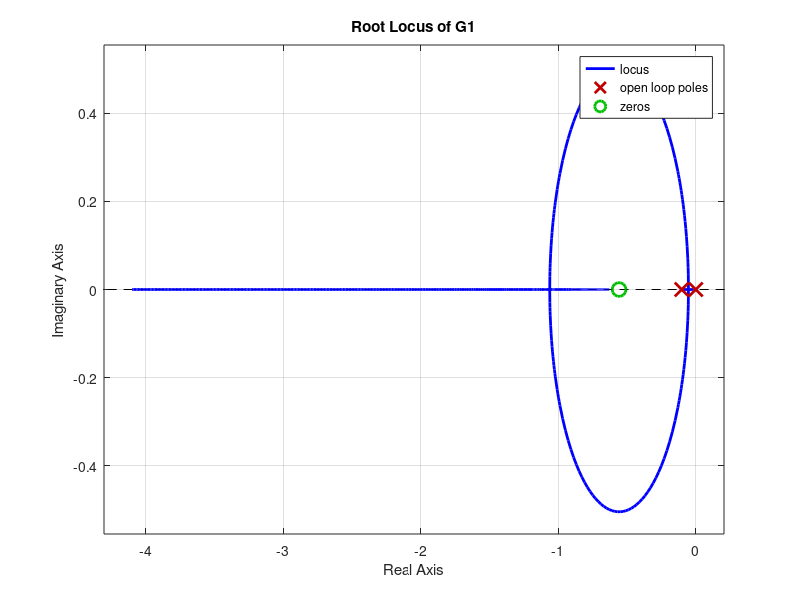
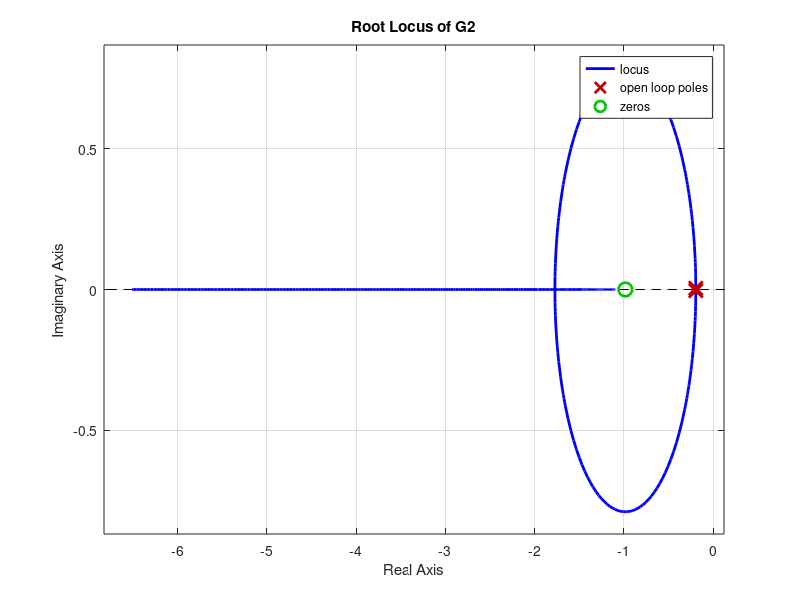
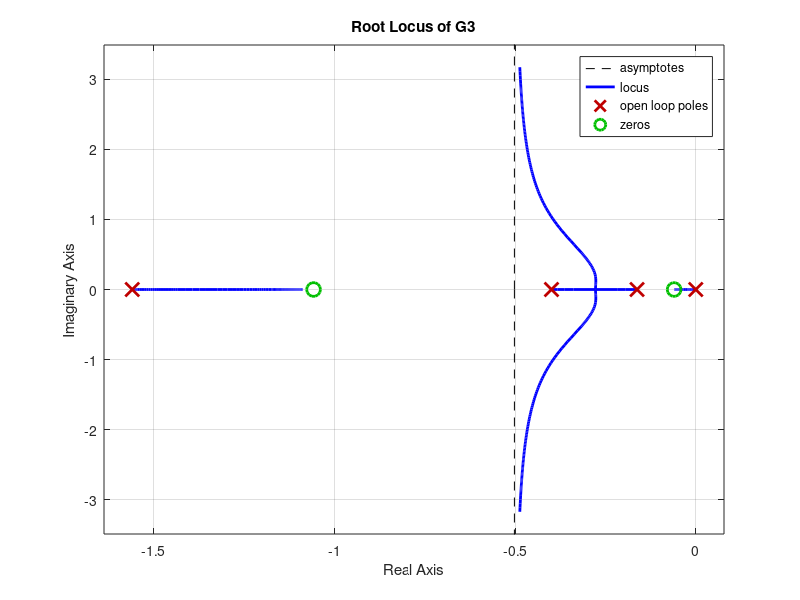

These figures' MATLAB source, in order:
clc; clear; close all;

s = tf('s');

G1 = (7 / (9.802 * s + 1));
G2 = 0.2624 / (s^2 + 0.3872 * s + 0.0375);
G3 = 0.7103 / ((s + 1.56) * (s + 0.3995)*(s + 0.1627));

Gc1 = (s + 0.558)/s;
Gc2 = (s + 0.983);
%%Gc3 = ((s + 0.3995) / (s + 0.467)) * ((s + 0.06) / s);
Gc3 = (s + 1.058) * ((s + 0.06) / s);

figure;
rlocus(Gc1 * G1);
title('Root Locus of G1');

figure;
rlocus(Gc2 * G2);
title('Root Locus of G2');

figure;
rlocus(Gc3 * G3);
title('Root Locus of G3');
